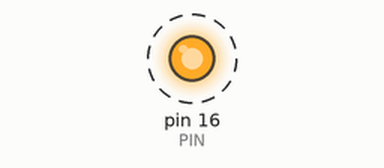
Simulated run of this sketch. Board: Arduino Uno, built with avr-gcc and run on an emulated ATmega328P. Parts: output pins drawn as LEDs (lit = HIGH). Dashed ring = blinking.

Above: at 0.2 s.
Timing chart, 0 to 3.5 s (numbered marks = the images above):
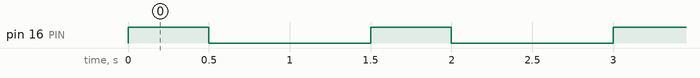

Measured:
- by itself, pin 16 (PIN): alternates HIGH for 0.50 s and LOW for 1.0 s

The sketch:

MakerFocus_ESP8285_blink.ino
```cpp
// Blue MakerFocus board LED is on pin 16
int PIN = 16;

void setup() {
  pinMode(PIN, OUTPUT);
  digitalWrite(PIN, LOW);
}

void loop() {
  digitalWrite(PIN, HIGH);
  delay(500);
  digitalWrite(PIN, LOW);
  delay(1000);
}
```
